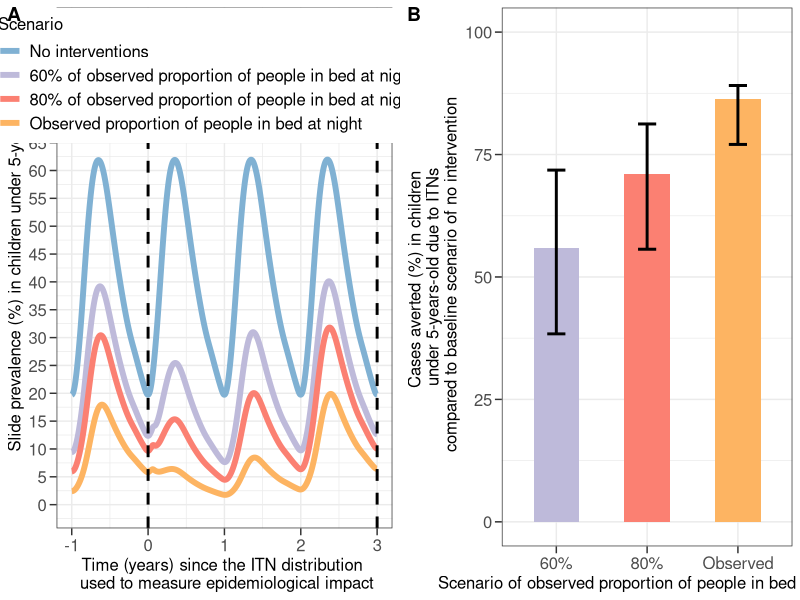

This chart was generated by the following R code:
require(tidyverse)

#A: prevalence in under 5s for each scenario
#B: cases averted for each scenario

prev_dynamics <- read.csv("3-model-ITN-impact/output/incidence_bijagos.csv")
case_summary_rel <- read.csv("3-model-ITN-impact/output/case_summary_rel_bijagos_scenario.csv")

#ITN distribution is every 3y from y5.5. So 5.5y, 8.5 and 11.5y

#60%, 80%, no int, obs proportion
sleeping_pals <- c('#bebada','#fb8072','#80b1d3','#fdb462')
time_labs <- c("-1", "0", "1", "2", "3")
breaks <- c(10.5, 11.5, 12.5, 13.5, 14.5)


phi_dynamics <- prev_dynamics %>%
  filter(between(t, 365*10.5, 365*14.5)) %>% #11.5y to 14.5y is what we want to show
  ggplot()+
  aes(x = t/365, y = prev*100, col = sleeping_scenario)+
  geom_line(size = 2)+
  theme_bw()+
  scale_colour_manual(values = c("No interventions" = '#80b1d3' , 
                                 "60% population in bed at night" = '#bebada',
                                 "80% population in bed at night" = '#fb8072' , 
                                 "Observed data (100%) on population in bed at night" = '#fdb462'
                                 ), 
                      name = "Scenario", 
                      breaks = c("No interventions", 
                                 "60% population in bed at night",
                                 "80% population in bed at night", 
                                 "Observed data (100%) on population in bed at night"), 
                      labels = c("No interventions", 
                                 "60% of observed proportion of people in bed at night", 
                                 "80% of observed proportion of people in bed at night", 
                                 "Observed proportion of people in bed at night"))+
  ylab("Slide prevalence (%) in children under 5-years-old")+
  scale_x_continuous(labels = time_labs, name = "Time (years) since the ITN distribution \n used to measure epidemiological impact",
                     breaks = breaks)+
  theme(legend.position = c(0.45, 0.87),
        legend.direction = "vertical",
        text=element_text(size=12), #change font size of all text
        axis.text=element_text(size=12), #change font size of axis text
        axis.title=element_text(size=12), #change font size of axis titles
        plot.title=element_text(size=12), #change font size of plot title
        legend.text=element_text(size=12), #change font size of legend text
        legend.title=element_text(size=12),
        axis.ticks.length = unit(5, "pt"))+
  scale_y_continuous(limits = c(0, 85), n.breaks = 17)+
  geom_vline(aes(xintercept = 11.5), linetype = "dashed", colour = "black", size = 1)+
  geom_vline(aes(xintercept = 14.5), linetype = "dashed", colour = "black", size = 1)


sleeping_pals2 <- c(sleeping_pals[1], sleeping_pals[2], sleeping_pals[4])
cases_averted_percent <- ggplot(case_summary_rel,aes(x = sleeping_scenario, y = mean,fill = as.factor(sleeping_scenario)))+
  #geom_point(position = position_dodge(width = 0.5),
  #           shape = 4,
  #           size = 5)+
  geom_bar(stat = "identity", position = "dodge", width = 0.5)+
  geom_errorbar(aes(ymin = lower, ymax = upper), position = position_dodge(width = 0.5),
                width = 0.2, size = 1)+
  scale_fill_manual(values = sleeping_pals2, name = "Sleeping pattern scenario")+
  ylab("Cases averted (%) in children \n under 5-years-old due to ITNs \n compared to baseline scenario of no intervention")+
  theme_bw()+
  xlab("Net type")+
  scale_x_discrete(labels = c("60%", "80%", "Observed"), 
                   name = "Scenario of observed proportion of people in bed at night")+
  guides(fill = "none")+
  ylim(0, 100)+
  theme(legend.position = c(0.35, 0.8),
        legend.direction = "vertical",
        text=element_text(size=12), #change font size of all text
        axis.text=element_text(size=12), #change font size of axis text
        axis.title=element_text(size=12), #change font size of axis titles
        plot.title=element_text(size=12), #change font size of plot title
        legend.text=element_text(size=12), #change font size of legend text
        legend.title=element_text(size=12),
        axis.ticks.length = unit(5, "pt"),
        #axis.text.x = element_text(angle = 90, vjust = 0.5, hjust = 1)
        )

fig_4 <- cowplot::plot_grid(phi_dynamics, cases_averted_percent,
                            labels = c("A", "B"))

ggsave(fig_4, file = "3-model-ITN-impact/plots/fig_4.pdf")


((case_summary_rel[3,5] - case_summary_rel[2,5])/case_summary_rel[3,5])*100 #17.76% diff  between obs and 80%
((case_summary_rel[3,5] - case_summary_rel[1,5])/case_summary_rel[3,5])*100 #35.33% diff between obs and 60% scenario


#for presentation: bigger fonts
phi_dynamics_pres <- prev_dynamics %>%
  filter(between(t, 365*10.5, 365*14.5)) %>% #11.5 to 14.5 is what we want to show
  ggplot()+
  aes(x = t/365, y = prev*100, col = sleeping_scenario)+
  geom_line(size = 2)+
  theme_bw()+
  scale_colour_manual(values = c("No interventions" = '#80b1d3' , 
                                 "60% population in bed at night" = '#bebada',
                                 "80% population in bed at night" = '#fb8072' , 
                                 "Observed data (100%) on population in bed at night" = '#fdb462'
  ), 
  name = "Scenario", 
  breaks = c("No interventions", 
             "60% population in bed at night",
             "80% population in bed at night", 
             "Observed data (100%) on population in bed at night"), 
  labels = c("No interventions", 
             "60% of observed proportion of people in bed at night", 
             "80% of observed proportion of people in bed at night", 
             "Observed proportion of people in bed at night"))+
  ylab("Slide prevalence (%) in children under 5-years-old")+
  scale_x_continuous(labels = time_labs, name = "Time (years) since the ITN distribution \n used to measure epidemiological impact",
                     breaks = breaks)
  xlab("Time (years) since the last ITN distribution")+
  theme(legend.position = c(0.4, 0.8),
        legend.direction = "vertical",
        text=element_text(size=18), #change font size of all text
        axis.text=element_text(size=18), #change font size of axis text
        axis.title=element_text(size=18), #change font size of axis titles
        plot.title=element_text(size=18), #change font size of plot title
        legend.text=element_text(size=18), #change font size of legend text
        legend.title=element_text(size=18),
        axis.ticks.length = unit(5, "pt"))+
    scale_y_continuous(limits = c(0, 85), n.breaks = 17)+
    geom_vline(aes(xintercept = 11.5), linetype = "dashed", colour = "black", size = 1)+
    geom_vline(aes(xintercept = 14.5), linetype = "dashed", colour = "black", size = 1)
  

sleeping_pals2 <- c(sleeping_pals[1], sleeping_pals[2], sleeping_pals[4])

cases_averted_percent_pres <- ggplot(case_summary_rel,aes(x = sleeping_scenario, y = mean,fill = as.factor(sleeping_scenario)))+
  geom_bar(stat = "identity", position = "dodge", width = 0.5)+
  geom_errorbar(aes(ymin = lower, ymax = upper), position = position_dodge(width = 0.5),
                width = 0.2, size = 1)+
  scale_fill_manual(values = sleeping_pals2, name = "Sleeping pattern scenario")+
  ylab("Cases averted (%) in children under 5-years-old due to ITNs \n compared to baseline scenario of no intervention")+
  theme_bw()+
  xlab("Net type")+
  scale_x_discrete(labels = c("60%", "80%", "Observed"), 
                   name = "Scenario of observed proportion of people in bed at night")+
  guides(fill = "none")+
  ylim(0, 100)+
  theme(legend.position = c(0.3, 0.8),
        legend.direction = "vertical",
        text=element_text(size=18), #change font size of all text
        axis.text=element_text(size=18), #change font size of axis text
        axis.title=element_text(size=18), #change font size of axis titles
        plot.title=element_text(size=18), #change font size of plot title
        legend.text=element_text(size=18), #change font size of legend text
        legend.title=element_text(size=18),
        axis.ticks.length = unit(5, "pt"),
        axis.text.x = element_text(angle = 90, vjust = 0.5, hjust = 1))

